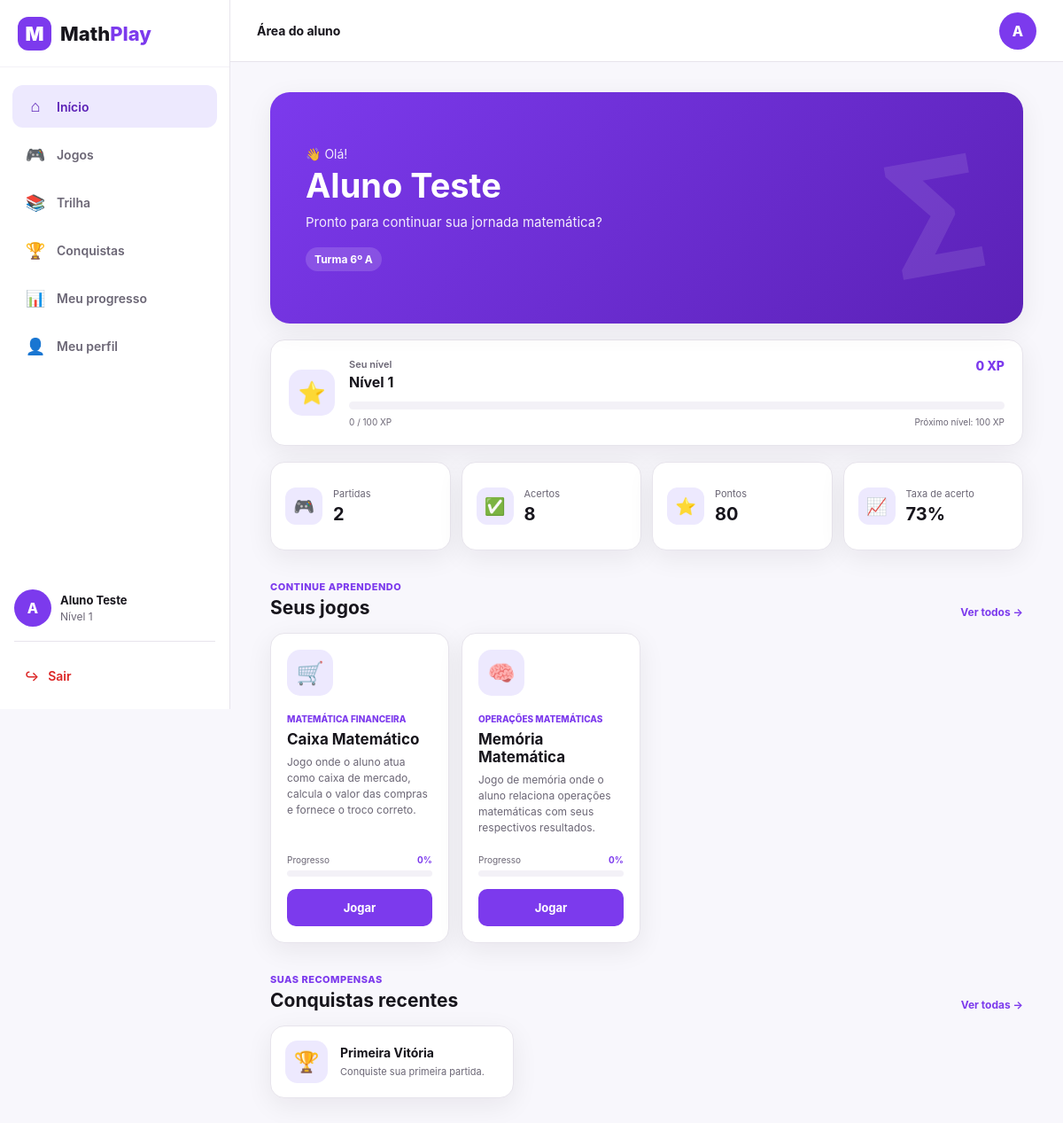
Page /aluno/dashboard.php (signed in) on the committed database.
### tables this page shows
CREATE TABLE usuarios (
    id INT AUTO_INCREMENT PRIMARY KEY,
    nome VARCHAR(100) NOT NULL,
    email VARCHAR(100) NOT NULL UNIQUE,
    senha VARCHAR(255) NOT NULL,
    tipo ENUM('aluno', 'professor', 'admin') NOT NULL DEFAULT 'aluno',
    nivel INT NOT NULL DEFAULT 1,
    xp INT NOT NULL DEFAULT 0,
    data_cadastro TIMESTAMP DEFAULT CURRENT_TIMESTAMP
);

CREATE TABLE IF NOT EXISTS turmas (
    id INT AUTO_INCREMENT PRIMARY KEY,
    nome VARCHAR(10) NOT NULL,
    ano_serie INT NOT NULL,
    ativo BOOLEAN NOT NULL DEFAULT TRUE
);

CREATE TABLE jogos (
    id INT AUTO_INCREMENT PRIMARY KEY,
    nome VARCHAR(100) NOT NULL,
    descricao TEXT,
    tema VARCHAR(100) NOT NULL,
    ativo BOOLEAN NOT NULL DEFAULT TRUE
);

CREATE TABLE usuario_conquistas (
    id INT AUTO_INCREMENT PRIMARY KEY,
    usuario_id INT NOT NULL,
    conquista_id INT NOT NULL,
    data_desbloqueio TIMESTAMP DEFAULT CURRENT_TIMESTAMP,

    FOREIGN KEY (usuario_id) REFERENCES usuarios(id),
    FOREIGN KEY (conquista_id) REFERENCES conquistas(id),

    UNIQUE (usuario_id, conquista_id)
);

CREATE TABLE conquistas (
    id INT AUTO_INCREMENT PRIMARY KEY,
    nome VARCHAR(100) NOT NULL,
    descricao TEXT NOT NULL,
    tipo VARCHAR(50) NOT NULL
);

### aluno/dashboard.php (the view, shortened to what this page needs)
<?php
require_once '../config/config.php';
$usuarioId = usuarioId();
$sqlUsuario = "
    SELECT
        u.id,
        u.nome,
        u.email,
        u.nivel,
        u.xp,
        t.nome AS turma
    FROM usuarios u
    LEFT JOIN turmas t ON t.id = u.turma_id
    WHERE u.id = ?
    LIMIT 1
";
$stmtUsuario = $pdo->prepare($sqlUsuario);
$stmtUsuario->execute([$usuarioId]);
$aluno = $stmtUsuario->fetch();
$sqlEstatisticas = "
    SELECT
        COUNT(*) AS partidas,
        COALESCE(SUM(acertos), 0) AS acertos,
        COALESCE(SUM(erros), 0) AS erros,
        COALESCE(SUM(pontuacao), 0) AS pontos
    FROM partidas
    WHERE usuario_id = ?
";
$stmtEstatisticas = $pdo->prepare($sqlEstatisticas);
$stmtEstatisticas->execute([$usuarioId]);
$estatisticas = $stmtEstatisticas->fetch();
$partidas = (int) ($estatisticas['partidas'] ?? 0);
$acertos = (int) ($estatisticas['acertos'] ?? 0);
$erros = (int) ($estatisticas['erros'] ?? 0);
$pontos = (int) ($estatisticas['pontos'] ?? 0);
$totalRespostas = $acertos + $erros;
$taxaAcerto = $totalRespostas > 0
    ? round(($acertos / $totalRespostas) * 100)
    : 0;
$sqlConquistas = "
    SELECT
        c.id,
        c.nome,
        c.descricao,
        c.tipo,
        uc.data_desbloqueio
    FROM usuario_conquistas uc
    INNER JOIN conquistas c
        ON c.id = uc.conquista_id
    WHERE uc.usuario_id = ?
    ORDER BY uc.data_desbloqueio DESC
    LIMIT 3
";
$stmtConquistas = $pdo->prepare($sqlConquistas);
$stmtConquistas->execute([$usuarioId]);
$conquistas = $stmtConquistas->fetchAll();
$sqlJogos = "
    SELECT
        j.id,
        j.nome,
        j.descricao,
        j.tema,
        COALESCE(
            MAX(
                CASE
                    WHEN p.usuario_id = ?
                    THEN p.porcentagem
                    ELSE 0
                END
            ),
            0
        ) AS porcentagem
    FROM jogos j
    LEFT JOIN progresso p
        ON p.jogo_id = j.id
    WHERE j.ativo = 1
    GROUP BY j.id, j.nome, j.descricao, j.tema
    ORDER BY j.id
    LIMIT 4
";
$stmtJogos = $pdo->prepare($sqlJogos);
$stmtJogos->execute([$usuarioId]);
$jogos = $stmtJogos->fetchAll();
$xp = (int) $aluno['xp'];
$nivel = (int) $aluno['nivel'];
$xpBaseNivel = ($nivel - 1) * 100;
$xpProximoNivel = $nivel * 100;
$xpNoNivel = $xp - $xpBaseNivel;
$xpNecessario = 100;
?>
<!DOCTYPE html>
<html lang="pt-BR">
<head>
    <link
        rel="stylesheet"
        href="../assets/css/dashboard-aluno.css"
    >
</head>
<body>
<div class="app">
    <aside class="sidebar" id="sidebar">
        <div class="sidebar-header">
            <a href="dashboard.php" class="logo">
                <span class="logo-icon">
                    M
                </span>
                <span class="logo-text">
                    Math<span>Play</span>
                </span>
            </a>
        </div>
        <nav class="sidebar-nav">
            <a
                href="dashboard.php"
                class="nav-item active"
            >
                <span class="nav-icon">⌂</span>
                <span>Início</span>
            </a>
            <a
                href="jogos.php"
                class="nav-item"
            >
                <span class="nav-icon">🎮</span>
                <span>Jogos</span>
            </a>
            <a
                href="trilha.php"
                class="nav-item"
            >
                <span class="nav-icon">📚</span>
                <span>Trilha</span>
            </a>
            <a
                href="conquistas.php"
                class="nav-item"
            >
                <span class="nav-icon">🏆</span>
                <span>Conquistas</span>
            </a>
            <a
                href="progresso.php"
                class="nav-item"
            >
                <span class="nav-icon">📊</span>
                <span>Meu progresso</span>
            </a>
            <a
                href="perfil.php"
                class="nav-item"
            >
                <span class="nav-icon">👤</span>
                <span>Meu perfil</span>
            </a>
        </nav>
        <div class="sidebar-bottom">
            <div class="sidebar-user">
                <div class="user-avatar">
                    <?= htmlspecialchars(
                        strtoupper(
                            mb_substr($aluno['nome'], 0, 1)
                        )
                    ) ?>
                </div>
                <div class="user-info">
                    <strong>
                        <?= htmlspecialchars($aluno['nome']) ?>
                    </strong>
                    <span>
                        Nível <?= $nivel ?>
                    </span>
                </div>
            </div>
            <div class="logout-divider"></div>
            <a
                href="../logout.php"
                class="logout-link"
            >
                <span>↪</span>
                Sair
            </a>
        </div>
    </aside>
    <main class="main-content">
        <header class="topbar">
            <div class="topbar-title">
                <span>
                    Área do aluno
                </span>
            </div>
            <a
                href="perfil.php"
                class="topbar-profile"
                aria-label="Meu perfil"
            >
                <div class="topbar-avatar">
                    <?= htmlspecialchars(
                        strtoupper(
                            mb_substr($aluno['nome'], 0, 1)
                        )
                    ) ?>
                </div>
            </a>
        </header>
        <div class="content">
            <section class="welcome-section">
                <div>
                    <span class="welcome-label">
                        👋 Olá!
                    </span>
                    <h1>
                        <?= htmlspecialchars($aluno['nome']) ?>
                    </h1>
                    <p>
                        Pronto para continuar sua jornada
                        matemática?
                    </p>
                    <?php if (!empty($aluno['turma'])): ?>
                        <span class="class-badge">
                            Turma <?= htmlspecialchars($aluno['turma']) ?>
                        </span>
                    <?php endif; ?>
                </div>
                <div class="welcome-decoration">
                    ∑
                </div>
            </section>
            <section class="level-card">
                <div class="level-icon">
                    ⭐
                </div>
                <div class="level-content">
                    <div class="level-top">
                        <div>
                            <span class="small-label">
                                Seu nível
                            </span>
                            <strong>
                                Nível <?= $nivel ?>
                            </strong>
                        </div>
                        <span class="xp-value">
                            <?= $xp ?> XP
                        </span>
                    </div>
                    <div class="xp-bar">
                    </div>
                    <div class="xp-footer">
                        <span>
                            <?= $xpNoNivel ?> / <?= $xpNecessario ?> XP
                        </span>
                        <span>
                            Próximo nível: <?= $xpProximoNivel ?> XP
                        </span>
                    </div>
                </div>
            </section>
            <section class="stats-grid">
                <article class="stat-card">
                    <div class="stat-icon">
                        🎮
                    </div>
                    <div>
                        <span>
                            Partidas
                        </span>
                        <strong>
                            <?= $partidas ?>
                        </strong>
                    </div>
                </article>
                <article class="stat-card">
                    <div class="stat-icon">
                        ✅
                    </div>
                    <div>
                        <span>
                            Acertos
                        </span>
                        <strong>
                            <?= $acertos ?>
                        </strong>
                    </div>
                </article>
                <article class="stat-card">
                    <div class="stat-icon">
                        ⭐
                    </div>
                    <div>
                        <span>
                            Pontos
                        </span>
                        <strong>
                            <?= $pontos ?>
                        </strong>
                    </div>
                </article>
                <article class="stat-card">
                    <div class="stat-icon">
                        📈
                    </div>
                    <div>
                        <span>
                            Taxa de acerto
                        </span>
                        <strong>
                            <?= $taxaAcerto ?>%
                        </strong>
                    </div>
                </article>
            </section>
            <section class="section">
                <div class="section-heading">
                    <div>
                        <span class="section-kicker">
                            Continue aprendendo
                        </span>
                        <h2>
                            Seus jogos
                        </h2>
                    </div>
                    <a
                        href="jogos.php"
                        class="see-all"
                    >
                        Ver todos →
                    </a>
                </div>
                <?php if (count($jogos) > 0): ?>
                    <div class="games-grid">
                        <?php foreach ($jogos as $jogo): ?>
                            <?php
                            $porcentagem =
                                (float) $jogo['porcentagem'];
                            $nomeJogo = $jogo['nome'];
                            $icone = '🎮';
                            if (
                                stripos(
                                    $nomeJogo,
                                    'Caixa'
                                ) !== false
                            ) {
                                $icone = '🛒';
                            }
                            if (
                                stripos(
                                    $nomeJogo,
                                    'Memória'
                                ) !== false
                            ) {
                                $icone = '🧠';
                            }
                            ?>
                            <article class="game-card">
                                <div class="game-icon">
                                    <?= $icone ?>
                                </div>
                                <div class="game-info">
                                    <span class="game-theme">
                                        <?= htmlspecialchars(
                                            $jogo['tema']
                                        ) ?>
                                    </span>
                                    <h3>
                                        <?= htmlspecialchars(
                                            $jogo['nome']
                                        ) ?>
                                    </h3>
                                    <p>
                                        <?= htmlspecialchars(
                                            $jogo['descricao']
                                        ) ?>
                                    </p>
                                </div>
                                <div class="game-progress">
                                    <div class="progress-header">
                                        <span>
                                            Progresso
                                        </span>
                                        <strong>
                                            <?= round($porcentagem) ?>%
                                        </strong>
                                    </div>
                                    <div class="progress-bar">
                                    </div>
                                </div>
                                <?php if ($nomeJogo === 'Caixa Matemático'): ?>
                                    <a
                                        href="../jogos/caixa-matematico/index.php"
                                        class="game-button"
                                    >
                                        Jogar
                                    </a>
                                <?php elseif ($nomeJogo === 'Memória Matemática'): ?>
                                    <a
                                        href="../jogos/memoria-matematica/index.php"
                                        class="game-button"
                                    >
                                        Jogar
                                    </a>
                                <?php endif; ?>
                            </article>
                        <?php endforeach; ?>
                    </div>
                <?php endif; ?>
            </section>
            <section class="section">
                <div class="section-heading">
                    <div>
                        <span class="section-kicker">
                            Suas recompensas
                        </span>
                        <h2>
                            Conquistas recentes
                        </h2>
                    </div>
                    <a
                        href="conquistas.php"
                        class="see-all"
                    >
                        Ver todas →
                    </a>
                </div>
                <?php if (count($conquistas) > 0): ?>
                    <div class="achievements-grid">
                        <?php foreach ($conquistas as $conquista): ?>
                            <article class="achievement-card">
                                <div class="achievement-icon">
                                    🏆
                                </div>
                                <div>
                                    <h3>
                                        <?= htmlspecialchars(
                                            $conquista['nome']
                                        ) ?>
                                    </h3>
                                    <p>
                                        <?= htmlspecialchars(
                                            $conquista['descricao']
                                        ) ?>
                                    </p>
                                </div>
                            </article>
                        <?php endforeach; ?>
                    </div>
                <?php endif; ?>
            </section>
        </div>
    </main>
</div>
</body>
</html>

### rows in the picture
usuarios: nome "A", nome "Aluno Teste", nivel "1", turma.nome "6º A", xp "0", nivel "100"
jogos: nome "🛒", tema "MATEMÁTICA FINANCEIRA", nome "Caixa Matemático", descricao "Jogo onde o aluno atua como caixa de mercado, calcula o valor das compras e fornece o troco correto.", porcentagem "0", shows "Jogar"
jogos: nome "🧠", tema "OPERAÇÕES MATEMÁTICAS", nome "Memória Matemática", descricao "Jogo de memória onde o aluno relaciona operações matemáticas com seus respectivos resultados.", porcentagem "0", shows "Jogar"
usuario_conquistas: conquista.nome "Primeira Vitória", conquista.descricao "Conquiste sua primeira partida."

### other values in the picture
$xpNecessario "100"
$partidas "2"
$acertos "8"
$pontos "80"
$taxaAcerto "73"
